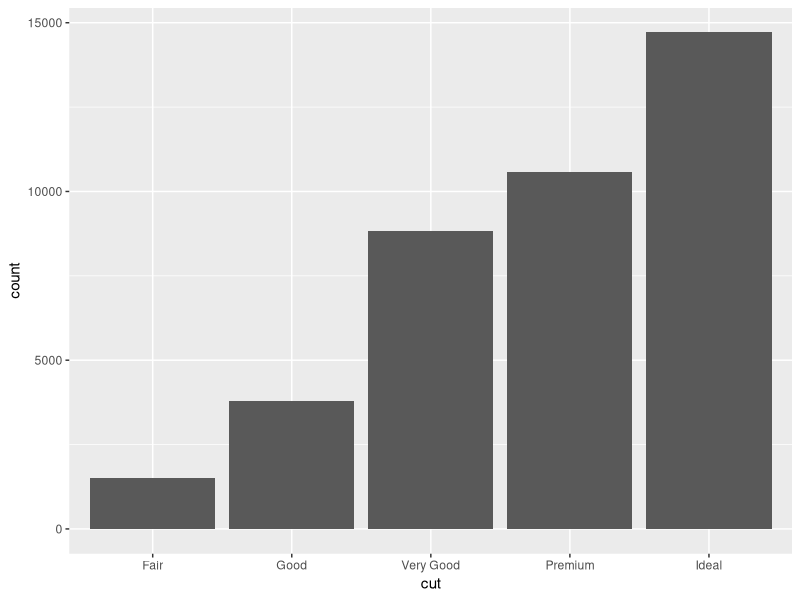
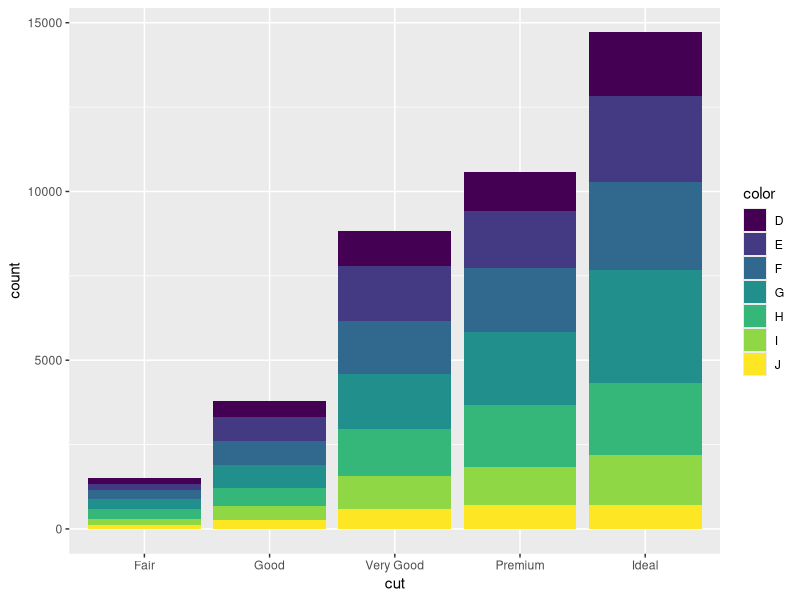
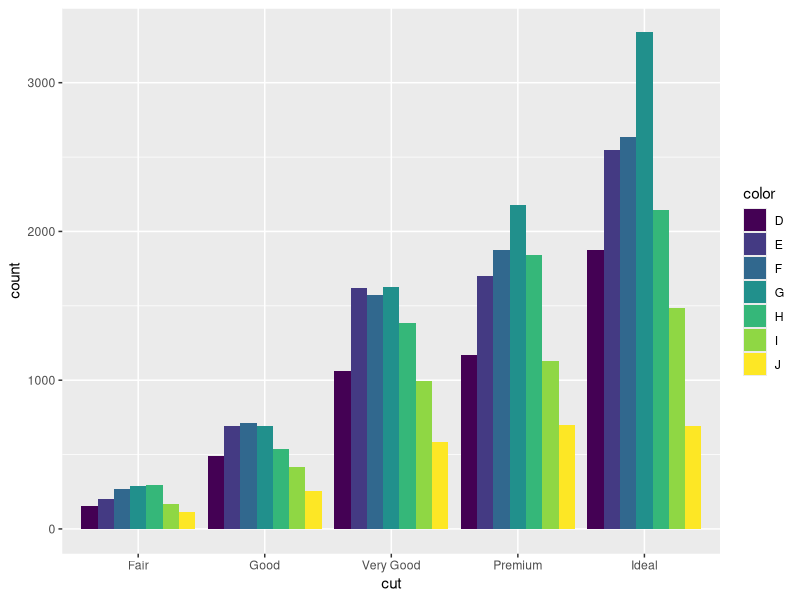
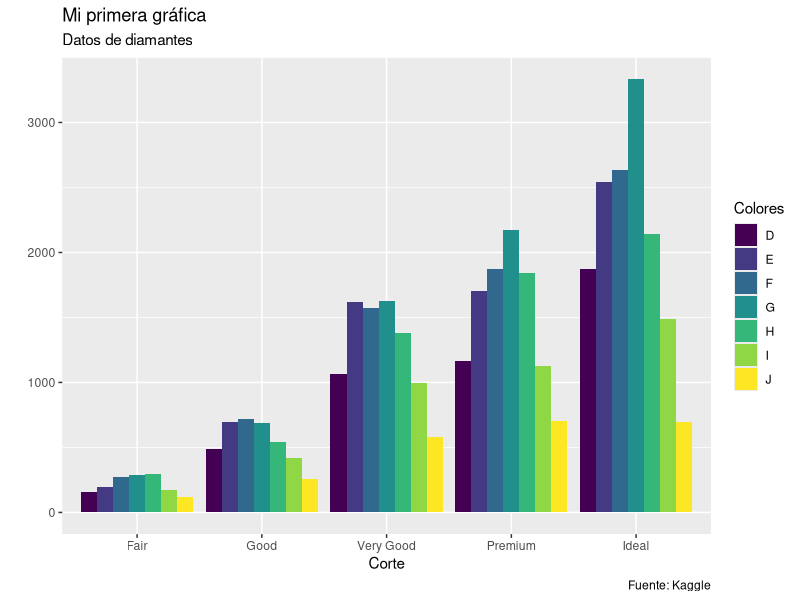
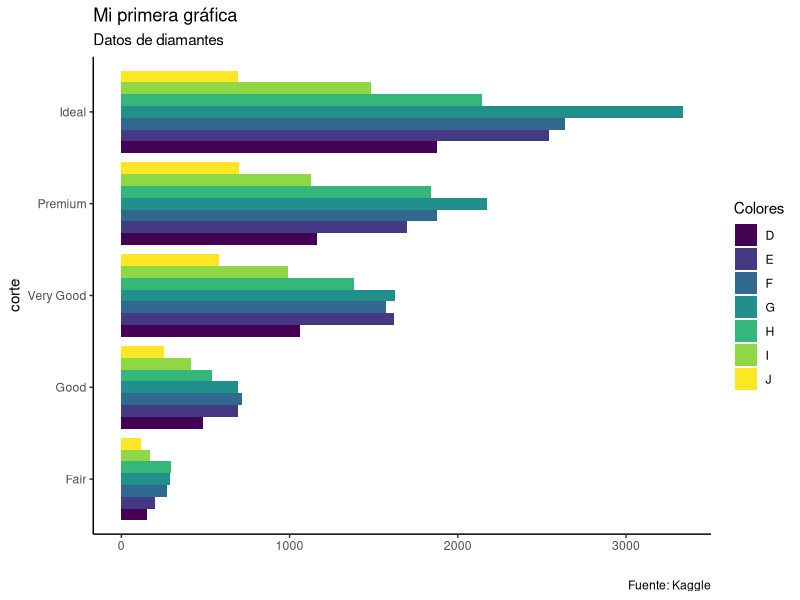

Write the R code that produced these figures, in order.
## ---- chunk 1
library(dplyr)
library(ggplot2)
## ---- chunk 2
datos <- diamonds

dim(datos)
## ---- chunk 3
summary(datos)

datos <- datos %>%
    select(-c(x, y, z)) %>%
    filter(price >= 1000)
## ---- chunk 4
ggplot(datos, aes(x = cut)) +
    geom_bar()
## ---- chunk 5
ggplot(datos, aes(x = cut, fill = color)) +
    geom_bar()
## ---- chunk 6
ggplot(datos, aes(x = cut, fill = color)) +
    geom_bar(position = "dodge")
## ---- chunk 7
ggplot(datos, aes(x = cut, fill = color)) +
    geom_bar(position = "dodge") +
    labs(
        title = "Mi primera gráfica",
        subtitle = "Datos de diamantes",
        y = "", x = "Corte",
        caption = "Fuente: Kaggle",
        fill = "Colores"
    )
## ---- chunk 8
ggplot(datos, aes(x = cut, fill = color)) +
    geom_bar(position = "dodge") +
    labs(
        title = "Mi primera gráfica",
        subtitle = "Datos de diamantes",
        y = "", x = "corte",
        caption = "Fuente: Kaggle",
        fill = "Colores"
    ) +
    coord_flip() +
    theme_classic()
